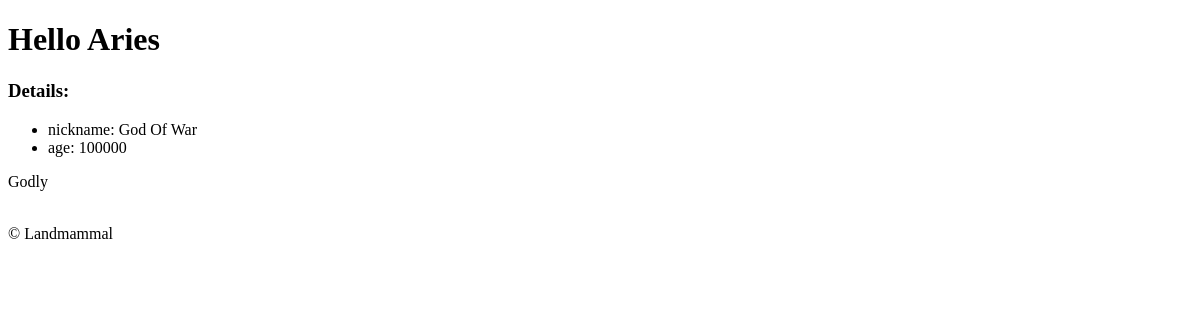
Before: /index/ with the older database file.
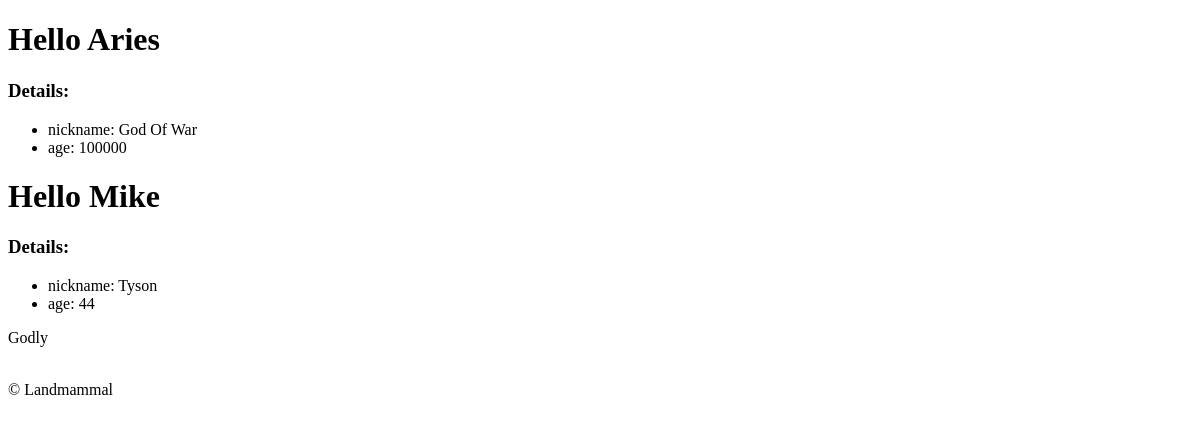
After: the same page with the newer database file.
### users/models.py (models this page shows, shortened)
class User(models.Model):
    name = models.CharField(max_length=256, blank=False, null=False)
    nickname = models.CharField(max_length=256, blank=False, null=False)
    age = models.IntegerField(blank=True, null=True)
    created = models.DateTimeField(default= timezone.now())
    modified = models.DateTimeField(default= timezone.now())

### users/views.py (the view)
# urls.py: url(r'^index/$', views.UserListView.as_view(), name='index'),
class UserListView(ListView):
    def get_context_data(self, **kwargs):
        context = super(UserListView, self).get_context_data(**kwargs)
        context['power_level'] = 'Godly'
        return context
    model = User
    template_name = 'users/index.html'

### users/templates/users/index.html (shortened to what this page needs)
{% extends 'users/layout.html' %}
{% block content %}
    {% for user in object_list %}
        <h1> Hello {{ user.name }} </h1>
        <h3>Details: </h3>
        <ul>
            <li> nickname: {{user.nickname}} </li>
            <li> age: {{user.age}} </li>
        </ul>
    {% endfor %}
<p>{{ power_level }}</p>
{% endblock  %}

### users/templates/users/layout.html (shortened to what this page needs)
<!DOCTYPE html>
<html lang="en">
<head>
<body>
    {% block content %}
    {% endblock  %}
    <br>
    &copy; Landmammal
</body>
</html>

Changed rows visible on the page:
added User: name "Mike", nickname "Tyson", age "44"
